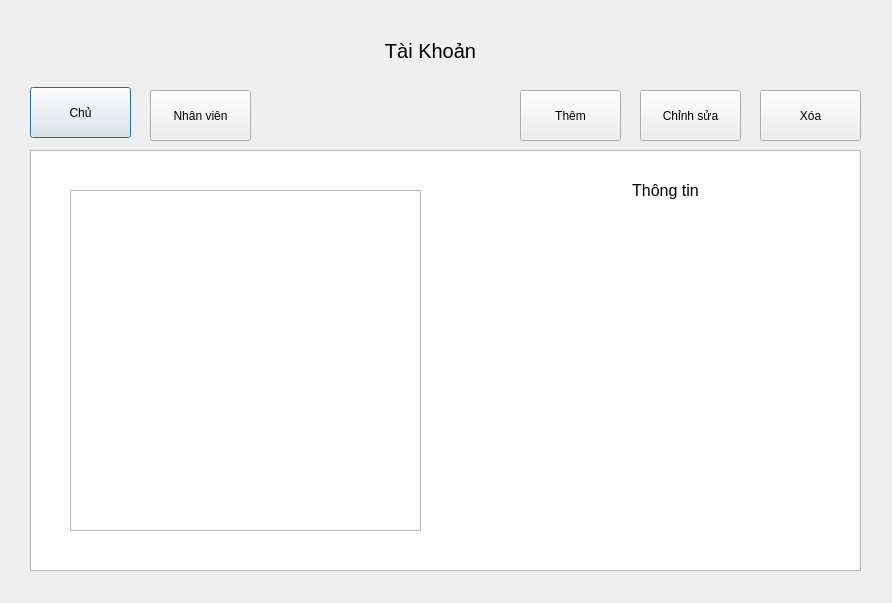
<?xml version="1.0" encoding="UTF-8"?>
<ui version="4.0">
 <class>TaiKhoanForm</class>
 <widget class="QDialog" name="TaiKhoanForm">
  <property name="geometry">
   <rect>
    <x>0</x>
    <y>0</y>
    <width>892</width>
    <height>603</height>
   </rect>
  </property>
  <property name="windowTitle">
   <string>Dialog</string>
  </property>
  <widget class="QLabel" name="label">
   <property name="geometry">
    <rect>
     <x>350</x>
     <y>20</y>
     <width>161</width>
     <height>61</height>
    </rect>
   </property>
   <property name="font">
    <font>
     <pointsize>15</pointsize>
    </font>
   </property>
   <property name="text">
    <string>Tài Khoản</string>
   </property>
   <property name="alignment">
    <set>Qt::AlignCenter</set>
   </property>
  </widget>
  <widget class="QPushButton" name="chuButton">
   <property name="geometry">
    <rect>
     <x>30</x>
     <y>87</y>
     <width>101</width>
     <height>51</height>
    </rect>
   </property>
   <property name="text">
    <string>Chủ</string>
   </property>
  </widget>
  <widget class="QPushButton" name="nhanVienButton">
   <property name="geometry">
    <rect>
     <x>150</x>
     <y>90</y>
     <width>101</width>
     <height>51</height>
    </rect>
   </property>
   <property name="text">
    <string>Nhân viên</string>
   </property>
  </widget>
  <widget class="QColumnView" name="columnView">
   <property name="geometry">
    <rect>
     <x>30</x>
     <y>150</y>
     <width>831</width>
     <height>421</height>
    </rect>
   </property>
  </widget>
  <widget class="QStackedWidget" name="stackedWidget">
   <property name="geometry">
    <rect>
     <x>50</x>
     <y>170</y>
     <width>391</width>
     <height>381</height>
    </rect>
   </property>
   <property name="currentIndex">
    <number>1</number>
   </property>
   <widget class="QWidget" name="page">
    <widget class="QListWidget" name="employerList">
     <property name="geometry">
      <rect>
       <x>20</x>
       <y>20</y>
       <width>351</width>
       <height>341</height>
      </rect>
     </property>
    </widget>
   </widget>
   <widget class="QWidget" name="page_2">
    <widget class="QListWidget" name="employeeList">
     <property name="geometry">
      <rect>
       <x>20</x>
       <y>20</y>
       <width>351</width>
       <height>341</height>
      </rect>
     </property>
    </widget>
   </widget>
  </widget>
  <widget class="QLabel" name="thongTin">
   <property name="geometry">
    <rect>
     <x>470</x>
     <y>220</y>
     <width>371</width>
     <height>331</height>
    </rect>
   </property>
   <property name="font">
    <font>
     <pointsize>9</pointsize>
    </font>
   </property>
   <property name="text">
    <string/>
   </property>
   <property name="alignment">
    <set>Qt::AlignLeading|Qt::AlignLeft|Qt::AlignTop</set>
   </property>
  </widget>
  <widget class="QLabel" name="label_2">
   <property name="geometry">
    <rect>
     <x>500</x>
     <y>170</y>
     <width>331</width>
     <height>41</height>
    </rect>
   </property>
   <property name="font">
    <font>
     <pointsize>12</pointsize>
    </font>
   </property>
   <property name="text">
    <string>Thông tin</string>
   </property>
   <property name="alignment">
    <set>Qt::AlignCenter</set>
   </property>
  </widget>
  <widget class="QPushButton" name="deleteButton">
   <property name="geometry">
    <rect>
     <x>760</x>
     <y>90</y>
     <width>101</width>
     <height>51</height>
    </rect>
   </property>
   <property name="text">
    <string>Xóa</string>
   </property>
  </widget>
  <widget class="QPushButton" name="editButton">
   <property name="geometry">
    <rect>
     <x>640</x>
     <y>90</y>
     <width>101</width>
     <height>51</height>
    </rect>
   </property>
   <property name="text">
    <string>Chỉnh sửa</string>
   </property>
  </widget>
  <widget class="QPushButton" name="addButton">
   <property name="geometry">
    <rect>
     <x>520</x>
     <y>90</y>
     <width>101</width>
     <height>51</height>
    </rect>
   </property>
   <property name="text">
    <string>Thêm</string>
   </property>
  </widget>
 </widget>
 <resources/>
 <connections/>
</ui>
